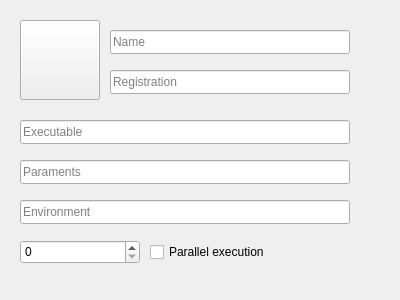
<?xml version="1.0" encoding="UTF-8"?>
<ui version="4.0">
 <class>nExecutionEditor</class>
 <widget class="QWidget" name="nExecutionEditor">
  <property name="geometry">
   <rect>
    <x>0</x>
    <y>0</y>
    <width>400</width>
    <height>300</height>
   </rect>
  </property>
  <property name="focusPolicy">
   <enum>Qt::WheelFocus</enum>
  </property>
  <property name="windowTitle">
   <string>Execution editor</string>
  </property>
  <property name="toolTip">
   <string>Execution editor</string>
  </property>
  <property name="statusTip">
   <string>Execution editor</string>
  </property>
  <property name="whatsThis">
   <string>Execution editor</string>
  </property>
  <widget class="QToolButton" name="ProgramIcon">
   <property name="geometry">
    <rect>
     <x>20</x>
     <y>20</y>
     <width>80</width>
     <height>80</height>
    </rect>
   </property>
   <property name="toolTip">
    <string>Program icon</string>
   </property>
   <property name="statusTip">
    <string>Program icon</string>
   </property>
   <property name="whatsThis">
    <string>Program icon</string>
   </property>
   <property name="text">
    <string/>
   </property>
   <property name="iconSize">
    <size>
     <width>64</width>
     <height>64</height>
    </size>
   </property>
  </widget>
  <widget class="QLineEdit" name="nameEdit">
   <property name="geometry">
    <rect>
     <x>110</x>
     <y>30</y>
     <width>240</width>
     <height>24</height>
    </rect>
   </property>
   <property name="toolTip">
    <string>Name</string>
   </property>
   <property name="statusTip">
    <string>Name</string>
   </property>
   <property name="whatsThis">
    <string>Name</string>
   </property>
   <property name="placeholderText">
    <string>Name</string>
   </property>
  </widget>
  <widget class="QLineEdit" name="registerEdit">
   <property name="geometry">
    <rect>
     <x>110</x>
     <y>70</y>
     <width>240</width>
     <height>24</height>
    </rect>
   </property>
   <property name="toolTip">
    <string>Registration</string>
   </property>
   <property name="statusTip">
    <string>Registration</string>
   </property>
   <property name="whatsThis">
    <string>Registration</string>
   </property>
   <property name="placeholderText">
    <string>Registration</string>
   </property>
  </widget>
  <widget class="QLineEdit" name="Executable">
   <property name="geometry">
    <rect>
     <x>20</x>
     <y>120</y>
     <width>330</width>
     <height>24</height>
    </rect>
   </property>
   <property name="toolTip">
    <string>Executable</string>
   </property>
   <property name="statusTip">
    <string>Executable</string>
   </property>
   <property name="whatsThis">
    <string>Executable</string>
   </property>
   <property name="placeholderText">
    <string>Executable</string>
   </property>
  </widget>
  <widget class="QLineEdit" name="Paraments">
   <property name="geometry">
    <rect>
     <x>20</x>
     <y>160</y>
     <width>330</width>
     <height>24</height>
    </rect>
   </property>
   <property name="toolTip">
    <string>Paraments</string>
   </property>
   <property name="statusTip">
    <string>Paraments</string>
   </property>
   <property name="whatsThis">
    <string>Paraments</string>
   </property>
   <property name="placeholderText">
    <string>Paraments</string>
   </property>
  </widget>
  <widget class="QLineEdit" name="Environment">
   <property name="geometry">
    <rect>
     <x>20</x>
     <y>200</y>
     <width>330</width>
     <height>24</height>
    </rect>
   </property>
   <property name="toolTip">
    <string>Environment</string>
   </property>
   <property name="statusTip">
    <string>Environment</string>
   </property>
   <property name="whatsThis">
    <string>Environment</string>
   </property>
   <property name="placeholderText">
    <string>Environment</string>
   </property>
  </widget>
  <widget class="QSpinBox" name="identifierBox">
   <property name="geometry">
    <rect>
     <x>20</x>
     <y>240</y>
     <width>120</width>
     <height>24</height>
    </rect>
   </property>
   <property name="toolTip">
    <string>Identifier</string>
   </property>
   <property name="statusTip">
    <string>Identifier</string>
   </property>
   <property name="whatsThis">
    <string>Identifier</string>
   </property>
   <property name="maximum">
    <number>999999999</number>
   </property>
  </widget>
  <widget class="QCheckBox" name="parallelBox">
   <property name="geometry">
    <rect>
     <x>150</x>
     <y>240</y>
     <width>200</width>
     <height>24</height>
    </rect>
   </property>
   <property name="toolTip">
    <string>Parallel execution</string>
   </property>
   <property name="statusTip">
    <string>Parallel execution</string>
   </property>
   <property name="whatsThis">
    <string>Parallel execution</string>
   </property>
   <property name="text">
    <string>Parallel execution</string>
   </property>
  </widget>
  <widget class="QToolButton" name="browseExecute">
   <property name="geometry">
    <rect>
     <x>360</x>
     <y>120</y>
     <width>24</width>
     <height>24</height>
    </rect>
   </property>
   <property name="text">
    <string/>
   </property>
   <property name="icon">
    <iconset resource="../../Images/Branon.qrc">
     <normaloff>:/images/NewProject.png</normaloff>:/images/NewProject.png</iconset>
   </property>
   <property name="iconSize">
    <size>
     <width>24</width>
     <height>24</height>
    </size>
   </property>
   <property name="autoRaise">
    <bool>true</bool>
   </property>
  </widget>
  <widget class="QToolButton" name="browseEnviron">
   <property name="geometry">
    <rect>
     <x>360</x>
     <y>200</y>
     <width>24</width>
     <height>24</height>
    </rect>
   </property>
   <property name="text">
    <string/>
   </property>
   <property name="icon">
    <iconset resource="../../Images/Branon.qrc">
     <normaloff>:/images/version.png</normaloff>:/images/version.png</iconset>
   </property>
   <property name="iconSize">
    <size>
     <width>24</width>
     <height>24</height>
    </size>
   </property>
   <property name="autoRaise">
    <bool>true</bool>
   </property>
  </widget>
 </widget>
 <resources>
  <include location="../../Images/Branon.qrc"/>
 </resources>
 <connections>
  <connection>
   <sender>ProgramIcon</sender>
   <signal>clicked()</signal>
   <receiver>nExecutionEditor</receiver>
   <slot>ProgramIcon()</slot>
   <hints>
    <hint type="sourcelabel">
     <x>59</x>
     <y>59</y>
    </hint>
    <hint type="destinationlabel">
     <x>199</x>
     <y>149</y>
    </hint>
   </hints>
  </connection>
  <connection>
   <sender>browseExecute</sender>
   <signal>clicked()</signal>
   <receiver>nExecutionEditor</receiver>
   <slot>BrowseExecution()</slot>
   <hints>
    <hint type="sourcelabel">
     <x>371</x>
     <y>131</y>
    </hint>
    <hint type="destinationlabel">
     <x>199</x>
     <y>149</y>
    </hint>
   </hints>
  </connection>
  <connection>
   <sender>browseEnviron</sender>
   <signal>clicked()</signal>
   <receiver>nExecutionEditor</receiver>
   <slot>BrowseEnvironment()</slot>
   <hints>
    <hint type="sourcelabel">
     <x>371</x>
     <y>211</y>
    </hint>
    <hint type="destinationlabel">
     <x>199</x>
     <y>149</y>
    </hint>
   </hints>
  </connection>
 </connections>
</ui>
